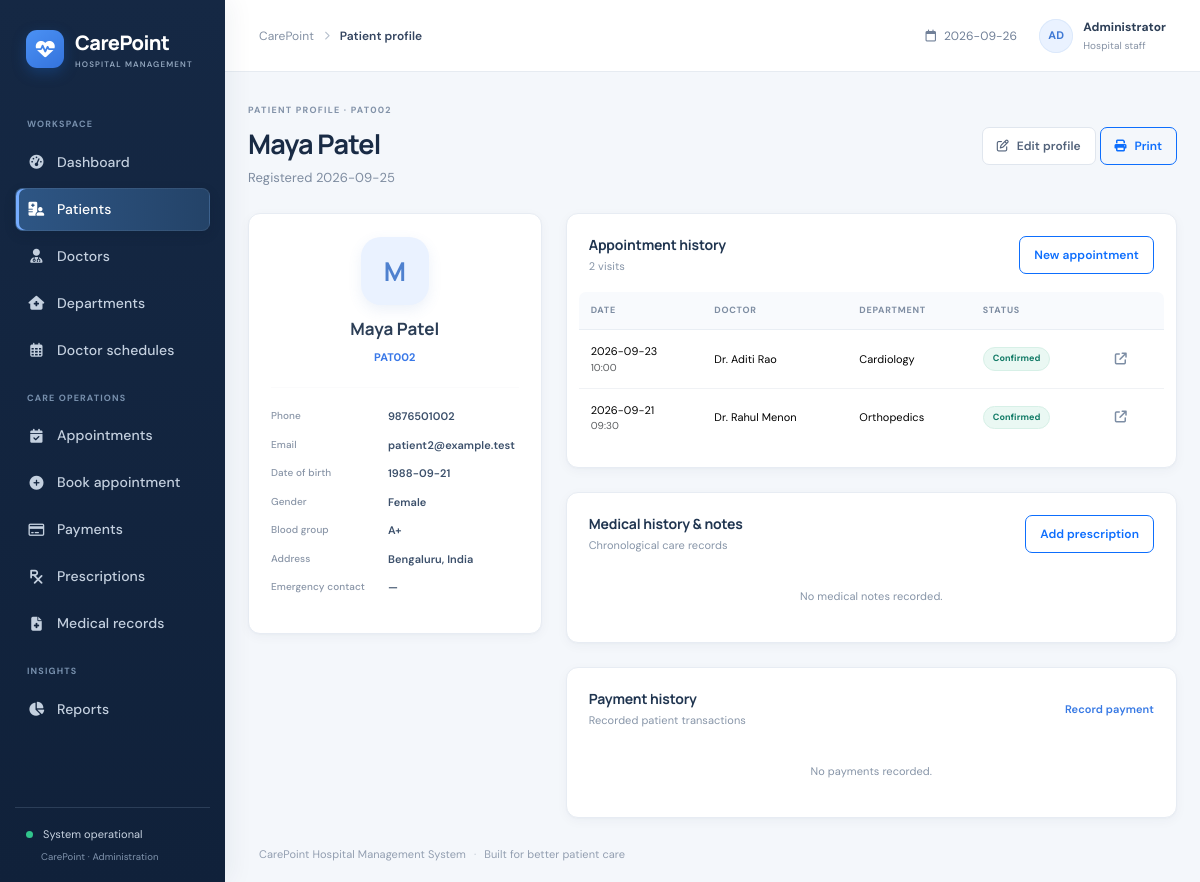
The app's page /patients/view/2 with its own data.
### tables this page shows
CREATE TABLE patients(patient_id INTEGER PRIMARY KEY, patient_code TEXT UNIQUE NOT NULL, full_name TEXT NOT NULL, date_of_birth TEXT, gender TEXT, blood_group TEXT, phone TEXT NOT NULL, email TEXT, address TEXT, emergency_contact_name TEXT, emergency_contact_phone TEXT, created_at TEXT NOT NULL DEFAULT CURRENT_TIMESTAMP);

CREATE TABLE appointments(appointment_id INTEGER PRIMARY KEY, appointment_code TEXT UNIQUE NOT NULL, patient_id INTEGER NOT NULL REFERENCES patients ON DELETE RESTRICT, doctor_id INTEGER NOT NULL REFERENCES doctors ON DELETE RESTRICT, department_id INTEGER NOT NULL REFERENCES departments ON DELETE RESTRICT, appointment_date TEXT NOT NULL, appointment_time TEXT NOT NULL, reason TEXT, symptoms TEXT, status TEXT NOT NULL DEFAULT 'Scheduled', notes TEXT DEFAULT '', created_at TEXT NOT NULL DEFAULT CURRENT_TIMESTAMP, updated_at TEXT NOT NULL DEFAULT CURRENT_TIMESTAMP);

CREATE TABLE doctors(doctor_id INTEGER PRIMARY KEY, doctor_code TEXT UNIQUE NOT NULL, full_name TEXT NOT NULL, specialization TEXT, department_id INTEGER NOT NULL REFERENCES departments ON DELETE RESTRICT, qualification TEXT, phone TEXT, email TEXT, consultation_fee REAL NOT NULL DEFAULT 0 CHECK(consultation_fee>=0), experience_years INTEGER DEFAULT 0, room_number TEXT, available_days TEXT DEFAULT '', status TEXT NOT NULL DEFAULT 'Active', created_at TEXT NOT NULL DEFAULT CURRENT_TIMESTAMP);

CREATE TABLE departments(department_id INTEGER PRIMARY KEY, department_name TEXT UNIQUE NOT NULL, description TEXT DEFAULT '', location TEXT DEFAULT '', status TEXT NOT NULL DEFAULT 'Active');

### app.py (the view)
@app.route('/patients/view/<int:id>')
def patient_view(id):
    p=one('SELECT * FROM patients WHERE patient_id=?',(id,));
    if not p: abort(404)
    appts=rows('SELECT a.*,d.full_name doctor,dep.department_name FROM appointments a JOIN doctors d USING(doctor_id) JOIN departments dep USING(department_id) WHERE patient_id=? ORDER BY appointment_date DESC,appointment_time DESC',(id,))
    pays=rows('SELECT pay.*,a.appointment_code FROM payments pay JOIN appointments a USING(appointment_id) WHERE pay.patient_id=? ORDER BY payment_date DESC',(id,))
    rx=rows('SELECT pr.*,d.full_name doctor FROM prescriptions pr JOIN doctors d USING(doctor_id) WHERE pr.patient_id=? ORDER BY pr.created_at DESC',(id,))
    records=rows('SELECT m.*,d.full_name doctor FROM medical_records m LEFT JOIN doctors d USING(doctor_id) WHERE m.patient_id=? ORDER BY m.created_at DESC',(id,))
    return render_template('patient_details.html',patient=p,appointments=appts,payments=pays,prescriptions=rx,records=records)

### app.py (called while the page is built)
def db():
    conn = sqlite3.connect(DB_PATH, factory=ClosingConnection)
    conn.row_factory = sqlite3.Row
    conn.execute('PRAGMA foreign_keys = ON')
    return conn

def rows(sql, args=()):
    with db() as con:
        return con.execute(sql, args).fetchall()

def one(sql, args=()):
    with db() as con:
        return con.execute(sql, args).fetchone()

@app.context_processor
def global_context(): return {'today':date.today().isoformat(), 'statuses':STATUSES, 'days':DAYS}

    def __exit__(self, exc_type, exc, tb):
        try:
            return super().__exit__(exc_type, exc, tb)
        finally:
            self.close()

### templates/patient_details.html (shortened to what this page needs)
{% extends 'base.html' %}{% block title %}{{ patient.full_name }}{% endblock %}{% block page_name %}Patient profile{% endblock %}{% block content %}
<div class="page-heading"><div><div class="eyebrow">PATIENT PROFILE · {{ patient.patient_code }}</div><h1>{{ patient.full_name }}</h1><p>Registered {{ patient.created_at[:10] }}</p></div><div><a class="btn btn-light" href="{{ url_for('edit_patient',id=patient.patient_id) }}"><i class="fa-regular fa-pen-to-square me-2"></i>Edit profile</a> <button class="btn btn-outline-primary" onclick="window.print()"><i class="fa-solid fa-print me-2"></i>Print</button></div></div>
<div class="row g-4"><div class="col-lg-4"><section class="panel profile-card"><div class="profile-avatar">{{ patient.full_name[:1] }}</div><h2>{{ patient.full_name }}</h2><span class="code-link">{{ patient.patient_code }}</span><hr><dl class="detail-list"><dt>Phone</dt><dd>{{ patient.phone }}</dd><dt>Email</dt><dd>{{ patient.email or '—' }}</dd><dt>Date of birth</dt><dd>{{ patient.date_of_birth or '—' }}</dd><dt>Gender</dt><dd>{{ patient.gender or '—' }}</dd><dt>Blood group</dt><dd>{{ patient.blood_group or '—' }}</dd><dt>Address</dt><dd>{{ patient.address or '—' }}</dd><dt>Emergency contact</dt><dd>{{ patient.emergency_contact_name or '—' }}{% if patient.emergency_contact_phone %}<small class="d-block">{{ patient.emergency_contact_phone }}</small>{% endif %}</dd></dl></section></div><div class="col-lg-8"><section class="panel mb-4"><div class="panel-head"><div><h2>Appointment history</h2><p>{{ appointments|length }} visits</p></div><a href="{{ url_for('book_appointment') }}" class="btn btn-sm btn-outline-primary">New appointment</a></div>{% if appointments %}<div class="table-responsive"><table class="table data-table"><thead><tr><th>DATE</th><th>DOCTOR</th><th>DEPARTMENT</th><th>STATUS</th><th></th></tr></thead><tbody>{% for a in appointments %}<tr><td>{{ a.appointment_date }}<small class="d-block text-muted">{{ a.appointment_time }}</small></td><td>{{ a.doctor }}</td><td>{{ a.department_name }}</td><td><span class="status-badge status-{{ a.status|lower|replace(' ','-') }}">{{ a.status }}</span></td><td><a class="icon-action" href="{{ url_for('appointment_view',id=a.appointment_id) }}"><i class="fa-solid fa-arrow-up-right-from-square"></i></a></td></tr>{% endfor %}</tbody></table></div>{% else %}<div class="empty-inline">No appointment history yet.</div>{% endif %}</section>
<section class="panel mb-4"><div class="panel-head"><div><h2>Medical history & notes</h2><p>Chronological care records</p></div><a class="btn btn-sm btn-outline-primary" href="{{ url_for('add_prescription') }}">Add prescription</a></div>{% for r in records %}<div class="history-entry"><span class="timeline-dot"></span><div><strong>{{ r.diagnosis or 'Clinical note' }}</strong><small>{{ r.created_at[:10] }} · {{ r.doctor or 'Care team' }}</small><p>{{ r.medical_notes or r.treatment or r.symptoms or 'No notes recorded.' }}</p></div></div>{% else %}<div class="empty-inline">No medical notes recorded.</div>{% endfor %}</section>
<section class="panel"><div class="panel-head"><div><h2>Payment history</h2><p>Recorded patient transactions</p></div><a href="{{ url_for('add_payment') }}" class="text-link">Record payment</a></div>{% if payments %}<div class="table-responsive"><table class="table data-table"><thead><tr><th>DATE</th><th>APPOINTMENT</th><th>MODE</th><th>STATUS</th><th class="text-end">AMOUNT</th></tr></thead><tbody>{% for pay in payments %}<tr><td>{{ pay.payment_date }}</td><td>{{ pay.appointment_code }}</td><td>{{ pay.payment_mode }}</td><td>{{ pay.payment_status }}</td><td class="text-end">₹{{ '%.2f'|format(pay.amount) }}</td></tr>{% endfor %}</tbody></table></div>{% else %}<div class="empty-inline">No payments recorded.</div>{% endif %}</section></div></div>{% endblock %}

### static/css/style.css (style rules this page uses)
:root { --ink:#172b4d;--muted:#738198;--line:#e9edf3;--bg:#f5f7fb;--blue:#3978e8;--nav:#15263f;--mint:#16a88b }
* { box-sizing:border-box }
body { margin:0;background:var(--bg);color:#253750;font-family:'DM Sans',sans-serif;font-size:14px }
.page-heading { display:flex;align-items:center;justify-content:space-between;gap:20px;margin-bottom:24px }
.eyebrow { font-size:9px;letter-spacing:1.15px;font-weight:700;color:#8897aa;margin-bottom:7px }
.page-heading h1 { font:700 25px Manrope,sans-serif;letter-spacing:-.65px;color:var(--ink);margin:0 }
.page-heading p { margin:6px 0 0;color:#7c899c;font-size:13px }
.btn { border-radius:7px;font-size:12px;font-weight:600;padding:9px 14px }
.btn-light,.btn-outline-secondary { background:white;border-color:#e2e7ee;color:#52627a }
.metric-card,.panel,.mini-metric { background:white;border:1px solid #ebeff4;border-radius:10px;box-shadow:0 2px 8px #17315a05 }
.panel { padding:19px 20px }
.panel-head { display:flex;justify-content:space-between;align-items:center;margin-bottom:16px }
.panel-head h2,.section-title h2 { font:700 14px Manrope,sans-serif;color:#203550;margin:0 }
.panel-head p,.section-title p { color:#94a0b0;margin:4px 0 0;font-size:11px }
.text-link { font-size:11px;color:#3779e4;text-decoration:none;font-weight:600 }
.data-table { font-size:11px;color:#495971;vertical-align:middle;margin:0 }
.data-table thead th { font-size:9px;letter-spacing:.6px;color:#9aa5b5;font-weight:700;border-bottom:1px solid #edf0f4;padding:10px 12px;white-space:nowrap }
.data-table tbody td { padding:12px;border-color:#f0f2f5 }
.data-table tbody tr:last-child td { border-bottom:0 }
.data-table small { font-size:10px }
.table-responsive { margin:0 -10px }
.code-link { color:#3978e8;font-weight:700;text-decoration:none;font-size:11px }
.status-badge { display:inline-block;border-radius:20px;padding:4px 8px;font-size:9px;font-weight:700;background:#edf2f8;color:#607087;white-space:nowrap }
.status-confirmed,.status-active,.status-paid { color:#14866d;background:#e8f7f1 }
.icon-action { background:none;border:0;color:#7c8da4;padding:5px 7px;text-decoration:none;font-size:12px }
.profile-card { text-align:center }
.profile-avatar { height:68px;width:68px;border-radius:20px;background:#eaf2ff;color:#4f81cf;display:grid;place-items:center;font:700 26px Manrope;margin:2px auto 12px }
.profile-card h2 { font:700 17px Manrope;margin:0 0 6px }
.profile-card hr { border-color:#edf0f4;margin:20px 0 }
.detail-list { display:grid;grid-template-columns:1fr 1.2fr;gap:12px 8px;text-align:left }
.detail-list dt { font-weight:500;color:#8995a7;font-size:10px }
.detail-list dd { margin:0;color:#3c506b;font-size:11px;font-weight:600;overflow-wrap:anywhere }
.empty-inline { padding:17px;text-align:center;color:#97a3b2;font-size:11px }

### records on screen
patients: patient_code "PAT002", full_name "Maya Patel", created_at "2026-09-25", full_name "M", phone "9876501002", email "patient2@example.test", date_of_birth "1988-09-21", gender "Female", blood_group "A+", address "Bengaluru, India"
appointments: appointment_date "2026-09-23", appointment_time "10:00", doctor "Dr. Aditi Rao", department_name "Cardiology", status "Confirmed"
appointments: appointment_date "2026-09-21", appointment_time "09:30", doctor "Dr. Rahul Menon", department_name "Orthopedics", status "Confirmed"

### other values on screen
{{ patient.emergency_contact_name or '—' }} "—"
{{ appointments|length }} "2"
